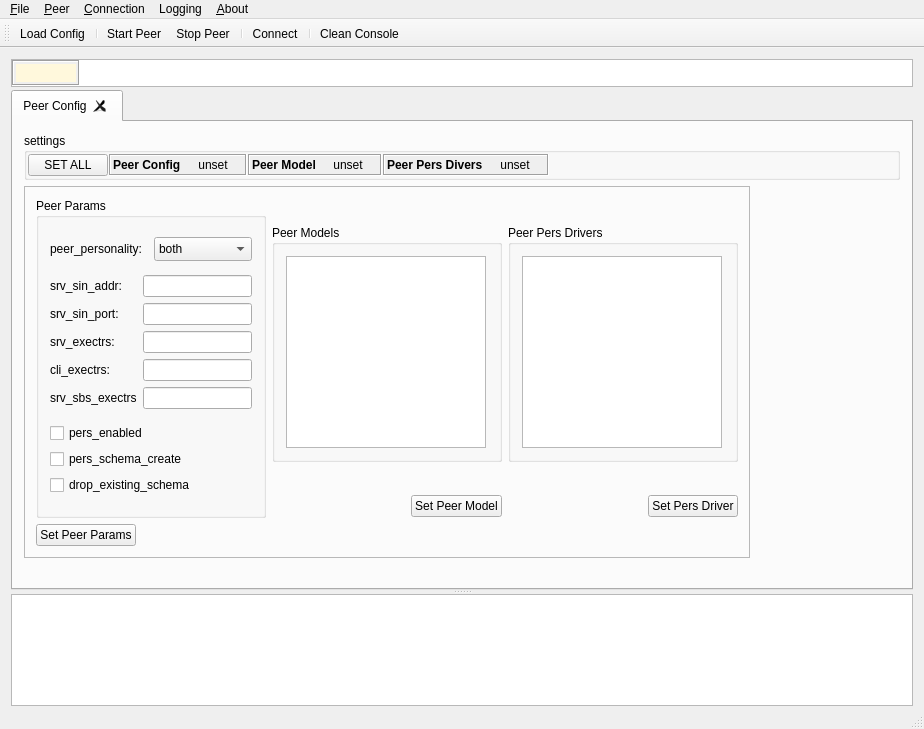
<?xml version="1.0" encoding="UTF-8"?>
<ui version="4.0">
 <class>vlg_toolkit_MainWindow</class>
 <widget class="QMainWindow" name="vlg_toolkit_MainWindow">
  <property name="geometry">
   <rect>
    <x>0</x>
    <y>0</y>
    <width>924</width>
    <height>729</height>
   </rect>
  </property>
  <property name="sizePolicy">
   <sizepolicy hsizetype="Expanding" vsizetype="Preferred">
    <horstretch>0</horstretch>
    <verstretch>0</verstretch>
   </sizepolicy>
  </property>
  <property name="windowTitle">
   <string>vlg_TOOLKIT</string>
  </property>
  <property name="windowIcon">
   <iconset resource="tkt_prj_res.qrc">
    <normaloff>:/icon/icons/settings.png</normaloff>:/icon/icons/settings.png</iconset>
  </property>
  <property name="iconSize">
   <size>
    <width>32</width>
    <height>32</height>
   </size>
  </property>
  <widget class="QWidget" name="centralWidget">
   <layout class="QVBoxLayout" name="verticalLayout_2">
    <property name="spacing">
     <number>3</number>
    </property>
    <property name="bottomMargin">
     <number>1</number>
    </property>
    <item>
     <widget class="QFrame" name="frame_2">
      <property name="frameShape">
       <enum>QFrame::StyledPanel</enum>
      </property>
      <property name="frameShadow">
       <enum>QFrame::Raised</enum>
      </property>
      <property name="lineWidth">
       <number>0</number>
      </property>
      <layout class="QHBoxLayout" name="horizontalLayout_9">
       <property name="spacing">
        <number>0</number>
       </property>
       <property name="leftMargin">
        <number>0</number>
       </property>
       <property name="topMargin">
        <number>0</number>
       </property>
       <property name="rightMargin">
        <number>0</number>
       </property>
       <property name="bottomMargin">
        <number>0</number>
       </property>
       <item>
        <widget class="QFrame" name="peer_Status">
         <property name="sizePolicy">
          <sizepolicy hsizetype="Fixed" vsizetype="Fixed">
           <horstretch>0</horstretch>
           <verstretch>0</verstretch>
          </sizepolicy>
         </property>
         <property name="autoFillBackground">
          <bool>true</bool>
         </property>
         <property name="frameShape">
          <enum>QFrame::Box</enum>
         </property>
         <property name="frameShadow">
          <enum>QFrame::Sunken</enum>
         </property>
         <layout class="QHBoxLayout" name="horizontalLayout">
          <property name="spacing">
           <number>2</number>
          </property>
          <property name="leftMargin">
           <number>2</number>
          </property>
          <property name="topMargin">
           <number>2</number>
          </property>
          <property name="rightMargin">
           <number>2</number>
          </property>
          <property name="bottomMargin">
           <number>2</number>
          </property>
          <item>
           <widget class="QLabel" name="peer_status_label_display">
            <property name="sizePolicy">
             <sizepolicy hsizetype="Fixed" vsizetype="Fixed">
              <horstretch>0</horstretch>
              <verstretch>0</verstretch>
             </sizepolicy>
            </property>
            <property name="minimumSize">
             <size>
              <width>60</width>
              <height>0</height>
             </size>
            </property>
            <property name="font">
             <font>
              <pointsize>12</pointsize>
              <weight>50</weight>
              <bold>false</bold>
             </font>
            </property>
            <property name="styleSheet">
             <string notr="true">background-color  : Cornsilk ; color : black;</string>
            </property>
            <property name="lineWidth">
             <number>0</number>
            </property>
            <property name="text">
             <string/>
            </property>
            <property name="alignment">
             <set>Qt::AlignCenter</set>
            </property>
            <property name="margin">
             <number>0</number>
            </property>
           </widget>
          </item>
         </layout>
        </widget>
       </item>
       <item>
        <widget class="QLabel" name="main_info_label">
         <property name="styleSheet">
          <string notr="true">background-color  : White  ; color : black;</string>
         </property>
         <property name="text">
          <string/>
         </property>
        </widget>
       </item>
      </layout>
     </widget>
    </item>
    <item>
     <widget class="QSplitter" name="splitter">
      <property name="orientation">
       <enum>Qt::Vertical</enum>
      </property>
      <widget class="QTabWidget" name="peer_Tab">
       <property name="minimumSize">
        <size>
         <width>0</width>
         <height>500</height>
        </size>
       </property>
       <property name="currentIndex">
        <number>0</number>
       </property>
       <property name="tabsClosable">
        <bool>true</bool>
       </property>
       <widget class="QWidget" name="peer_config">
        <attribute name="icon">
         <iconset resource="tkt_prj_res.qrc">
          <normaloff>:/icon/icons/gear-b.png</normaloff>:/icon/icons/gear-b.png</iconset>
        </attribute>
        <attribute name="title">
         <string>Peer Config</string>
        </attribute>
        <layout class="QVBoxLayout" name="verticalLayout_6">
         <item>
          <widget class="QGroupBox" name="groupBox_4">
           <property name="font">
            <font>
             <kerning>true</kerning>
            </font>
           </property>
           <property name="title">
            <string>settings</string>
           </property>
           <layout class="QHBoxLayout" name="horizontalLayout_11">
            <property name="spacing">
             <number>1</number>
            </property>
            <property name="leftMargin">
             <number>1</number>
            </property>
            <property name="topMargin">
             <number>1</number>
            </property>
            <property name="rightMargin">
             <number>1</number>
            </property>
            <property name="bottomMargin">
             <number>1</number>
            </property>
            <item>
             <widget class="QPushButton" name="set_peer_cfg_all_button">
              <property name="styleSheet">
               <string notr="true"/>
              </property>
              <property name="text">
               <string>SET ALL</string>
              </property>
              <property name="icon">
               <iconset>
                <normaloff>:/icon/icons/checkmark-circled.png</normaloff>:/icon/icons/checkmark-circled.png</iconset>
              </property>
             </widget>
            </item>
            <item>
             <widget class="QFrame" name="peer_Status_4">
              <property name="sizePolicy">
               <sizepolicy hsizetype="Fixed" vsizetype="Fixed">
                <horstretch>0</horstretch>
                <verstretch>0</verstretch>
               </sizepolicy>
              </property>
              <property name="autoFillBackground">
               <bool>true</bool>
              </property>
              <property name="frameShape">
               <enum>QFrame::Box</enum>
              </property>
              <property name="frameShadow">
               <enum>QFrame::Sunken</enum>
              </property>
              <layout class="QHBoxLayout" name="horizontalLayout_8">
               <property name="spacing">
                <number>2</number>
               </property>
               <property name="leftMargin">
                <number>2</number>
               </property>
               <property name="topMargin">
                <number>2</number>
               </property>
               <property name="rightMargin">
                <number>2</number>
               </property>
               <property name="bottomMargin">
                <number>2</number>
               </property>
               <item>
                <widget class="QLabel" name="peer_status_label_4">
                 <property name="sizePolicy">
                  <sizepolicy hsizetype="Preferred" vsizetype="Preferred">
                   <horstretch>0</horstretch>
                   <verstretch>0</verstretch>
                  </sizepolicy>
                 </property>
                 <property name="minimumSize">
                  <size>
                   <width>0</width>
                   <height>0</height>
                  </size>
                 </property>
                 <property name="font">
                  <font>
                   <weight>75</weight>
                   <bold>true</bold>
                  </font>
                 </property>
                 <property name="text">
                  <string>Peer Config</string>
                 </property>
                </widget>
               </item>
               <item>
                <widget class="QLabel" name="peer_cfg_status_label">
                 <property name="sizePolicy">
                  <sizepolicy hsizetype="Fixed" vsizetype="Fixed">
                   <horstretch>0</horstretch>
                   <verstretch>0</verstretch>
                  </sizepolicy>
                 </property>
                 <property name="minimumSize">
                  <size>
                   <width>60</width>
                   <height>0</height>
                  </size>
                 </property>
                 <property name="styleSheet">
                  <string notr="true">background-color : light grey; color : black;</string>
                 </property>
                 <property name="text">
                  <string>unset</string>
                 </property>
                 <property name="alignment">
                  <set>Qt::AlignCenter</set>
                 </property>
                 <property name="margin">
                  <number>0</number>
                 </property>
                </widget>
               </item>
              </layout>
             </widget>
            </item>
            <item>
             <widget class="QFrame" name="peer_Status_3">
              <property name="sizePolicy">
               <sizepolicy hsizetype="Fixed" vsizetype="Fixed">
                <horstretch>0</horstretch>
                <verstretch>0</verstretch>
               </sizepolicy>
              </property>
              <property name="autoFillBackground">
               <bool>true</bool>
              </property>
              <property name="frameShape">
               <enum>QFrame::Box</enum>
              </property>
              <property name="frameShadow">
               <enum>QFrame::Sunken</enum>
              </property>
              <layout class="QHBoxLayout" name="horizontalLayout_7">
               <property name="spacing">
                <number>2</number>
               </property>
               <property name="leftMargin">
                <number>2</number>
               </property>
               <property name="topMargin">
                <number>2</number>
               </property>
               <property name="rightMargin">
                <number>2</number>
               </property>
               <property name="bottomMargin">
                <number>2</number>
               </property>
               <item>
                <widget class="QLabel" name="peer_status_label_3">
                 <property name="sizePolicy">
                  <sizepolicy hsizetype="Preferred" vsizetype="Preferred">
                   <horstretch>0</horstretch>
                   <verstretch>0</verstretch>
                  </sizepolicy>
                 </property>
                 <property name="minimumSize">
                  <size>
                   <width>0</width>
                   <height>0</height>
                  </size>
                 </property>
                 <property name="font">
                  <font>
                   <weight>75</weight>
                   <bold>true</bold>
                  </font>
                 </property>
                 <property name="text">
                  <string>Peer Model</string>
                 </property>
                </widget>
               </item>
               <item>
                <widget class="QLabel" name="peer_model_label_status">
                 <property name="sizePolicy">
                  <sizepolicy hsizetype="Fixed" vsizetype="Fixed">
                   <horstretch>0</horstretch>
                   <verstretch>0</verstretch>
                  </sizepolicy>
                 </property>
                 <property name="minimumSize">
                  <size>
                   <width>60</width>
                   <height>0</height>
                  </size>
                 </property>
                 <property name="styleSheet">
                  <string notr="true">background-color : light grey; color : black;</string>
                 </property>
                 <property name="text">
                  <string>unset</string>
                 </property>
                 <property name="alignment">
                  <set>Qt::AlignCenter</set>
                 </property>
                 <property name="margin">
                  <number>0</number>
                 </property>
                </widget>
               </item>
              </layout>
             </widget>
            </item>
            <item>
             <widget class="QFrame" name="peer_Status_2">
              <property name="sizePolicy">
               <sizepolicy hsizetype="Fixed" vsizetype="Fixed">
                <horstretch>0</horstretch>
                <verstretch>0</verstretch>
               </sizepolicy>
              </property>
              <property name="autoFillBackground">
               <bool>true</bool>
              </property>
              <property name="frameShape">
               <enum>QFrame::Box</enum>
              </property>
              <property name="frameShadow">
               <enum>QFrame::Sunken</enum>
              </property>
              <layout class="QHBoxLayout" name="horizontalLayout_6">
               <property name="spacing">
                <number>2</number>
               </property>
               <property name="leftMargin">
                <number>2</number>
               </property>
               <property name="topMargin">
                <number>2</number>
               </property>
               <property name="rightMargin">
                <number>2</number>
               </property>
               <property name="bottomMargin">
                <number>2</number>
               </property>
               <item>
                <widget class="QLabel" name="peer_status_label_2">
                 <property name="sizePolicy">
                  <sizepolicy hsizetype="Preferred" vsizetype="Preferred">
                   <horstretch>0</horstretch>
                   <verstretch>0</verstretch>
                  </sizepolicy>
                 </property>
                 <property name="minimumSize">
                  <size>
                   <width>0</width>
                   <height>0</height>
                  </size>
                 </property>
                 <property name="font">
                  <font>
                   <weight>75</weight>
                   <bold>true</bold>
                  </font>
                 </property>
                 <property name="text">
                  <string>Peer Pers Divers</string>
                 </property>
                </widget>
               </item>
               <item>
                <widget class="QLabel" name="peer_pers_driv_status_label">
                 <property name="sizePolicy">
                  <sizepolicy hsizetype="Fixed" vsizetype="Fixed">
                   <horstretch>0</horstretch>
                   <verstretch>0</verstretch>
                  </sizepolicy>
                 </property>
                 <property name="minimumSize">
                  <size>
                   <width>60</width>
                   <height>0</height>
                  </size>
                 </property>
                 <property name="styleSheet">
                  <string notr="true">background-color : light grey; color : black;</string>
                 </property>
                 <property name="text">
                  <string>unset</string>
                 </property>
                 <property name="alignment">
                  <set>Qt::AlignCenter</set>
                 </property>
                 <property name="margin">
                  <number>0</number>
                 </property>
                </widget>
               </item>
              </layout>
             </widget>
            </item>
            <item>
             <spacer name="horizontalSpacer_4">
              <property name="orientation">
               <enum>Qt::Horizontal</enum>
              </property>
              <property name="sizeHint" stdset="0">
               <size>
                <width>40</width>
                <height>20</height>
               </size>
              </property>
             </spacer>
            </item>
           </layout>
          </widget>
         </item>
         <item>
          <widget class="QFrame" name="frame">
           <property name="sizePolicy">
            <sizepolicy hsizetype="Fixed" vsizetype="Expanding">
             <horstretch>0</horstretch>
             <verstretch>0</verstretch>
            </sizepolicy>
           </property>
           <property name="frameShape">
            <enum>QFrame::StyledPanel</enum>
           </property>
           <property name="frameShadow">
            <enum>QFrame::Raised</enum>
           </property>
           <layout class="QHBoxLayout" name="horizontalLayout_5">
            <item>
             <layout class="QVBoxLayout" name="verticalLayout">
              <item>
               <widget class="QGroupBox" name="groupBox">
                <property name="sizePolicy">
                 <sizepolicy hsizetype="Fixed" vsizetype="Fixed">
                  <horstretch>0</horstretch>
                  <verstretch>0</verstretch>
                 </sizepolicy>
                </property>
                <property name="minimumSize">
                 <size>
                  <width>230</width>
                  <height>320</height>
                 </size>
                </property>
                <property name="title">
                 <string>Peer Params</string>
                </property>
                <layout class="QVBoxLayout" name="verticalLayout_9">
                 <item>
                  <layout class="QHBoxLayout" name="horizontalLayout_2">
                   <item>
                    <widget class="QLabel" name="label_5">
                     <property name="text">
                      <string>peer_personality:</string>
                     </property>
                    </widget>
                   </item>
                   <item>
                    <widget class="QComboBox" name="pp_cfg_peer_personality">
                     <property name="whatsThis">
                      <string>&lt;html&gt;&lt;head/&gt;&lt;body&gt;&lt;p&gt;&lt;br/&gt;&lt;/p&gt;&lt;/body&gt;&lt;/html&gt;</string>
                     </property>
                     <property name="currentText">
                      <string>both</string>
                     </property>
                     <property name="currentIndex">
                      <number>2</number>
                     </property>
                     <property name="maxVisibleItems">
                      <number>10</number>
                     </property>
                     <property name="sizeAdjustPolicy">
                      <enum>QComboBox::AdjustToMinimumContentsLengthWithIcon</enum>
                     </property>
                     <item>
                      <property name="text">
                       <string>pure client</string>
                      </property>
                     </item>
                     <item>
                      <property name="text">
                       <string>pure server</string>
                      </property>
                     </item>
                     <item>
                      <property name="text">
                       <string>both</string>
                      </property>
                     </item>
                    </widget>
                   </item>
                  </layout>
                 </item>
                 <item>
                  <layout class="QGridLayout" name="gridLayout">
                   <item row="1" column="1">
                    <widget class="QLineEdit" name="pp_cfg_srv_sin_port"/>
                   </item>
                   <item row="0" column="1">
                    <widget class="QLineEdit" name="pp_cfg_srv_sin_addr"/>
                   </item>
                   <item row="0" column="0">
                    <widget class="QLabel" name="label_2">
                     <property name="text">
                      <string>srv_sin_addr:</string>
                     </property>
                     <property name="buddy">
                      <cstring>pp_cfg_srv_sin_addr</cstring>
                     </property>
                    </widget>
                   </item>
                   <item row="1" column="0">
                    <widget class="QLabel" name="label_3">
                     <property name="text">
                      <string>srv_sin_port:</string>
                     </property>
                     <property name="buddy">
                      <cstring>pp_cfg_srv_sin_port</cstring>
                     </property>
                    </widget>
                   </item>
                   <item row="2" column="1">
                    <widget class="QLineEdit" name="pp_cfg_srv_exectrs"/>
                   </item>
                   <item row="2" column="0">
                    <widget class="QLabel" name="label_4">
                     <property name="text">
                      <string>srv_exectrs:</string>
                     </property>
                     <property name="buddy">
                      <cstring>pp_cfg_srv_exectrs</cstring>
                     </property>
                    </widget>
                   </item>
                   <item row="3" column="1">
                    <widget class="QLineEdit" name="pp_cfg_cli_exectrs"/>
                   </item>
                   <item row="3" column="0">
                    <widget class="QLabel" name="label">
                     <property name="text">
                      <string>cli_exectrs:</string>
                     </property>
                     <property name="buddy">
                      <cstring>pp_cfg_cli_exectrs</cstring>
                     </property>
                    </widget>
                   </item>
                   <item row="4" column="0">
                    <widget class="QLabel" name="label_9">
                     <property name="text">
                      <string>srv_sbs_exectrs</string>
                     </property>
                     <property name="buddy">
                      <cstring>pp_cfg_srv_sbs_exectrs</cstring>
                     </property>
                    </widget>
                   </item>
                   <item row="4" column="1">
                    <widget class="QLineEdit" name="pp_cfg_srv_sbs_exectrs"/>
                   </item>
                  </layout>
                 </item>
                 <item>
                  <layout class="QVBoxLayout" name="verticalLayout_4">
                   <item>
                    <widget class="QCheckBox" name="pp_cfg_pers_enabled">
                     <property name="text">
                      <string>pers_enabled</string>
                     </property>
                    </widget>
                   </item>
                   <item>
                    <widget class="QCheckBox" name="pp_cfg_pers_schema_create">
                     <property name="text">
                      <string>pers_schema_create</string>
                     </property>
                    </widget>
                   </item>
                   <item>
                    <widget class="QCheckBox" name="pp_cfg_drop_existing_schema">
                     <property name="text">
                      <string>drop_existing_schema</string>
                     </property>
                    </widget>
                   </item>
                  </layout>
                 </item>
                </layout>
               </widget>
              </item>
              <item>
               <widget class="QPushButton" name="set_peer_params_button">
                <property name="sizePolicy">
                 <sizepolicy hsizetype="Fixed" vsizetype="Fixed">
                  <horstretch>0</horstretch>
                  <verstretch>0</verstretch>
                 </sizepolicy>
                </property>
                <property name="text">
                 <string>Set Peer Params</string>
                </property>
               </widget>
              </item>
             </layout>
            </item>
            <item>
             <layout class="QVBoxLayout" name="verticalLayout_3">
              <item>
               <widget class="QGroupBox" name="groupBox_2">
                <property name="sizePolicy">
                 <sizepolicy hsizetype="Fixed" vsizetype="Fixed">
                  <horstretch>0</horstretch>
                  <verstretch>0</verstretch>
                 </sizepolicy>
                </property>
                <property name="minimumSize">
                 <size>
                  <width>230</width>
                  <height>100</height>
                 </size>
                </property>
                <property name="title">
                 <string>Peer Models</string>
                </property>
                <layout class="QVBoxLayout" name="verticalLayout_7">
                 <item>
                  <widget class="QListView" name="peer_cfg_view_list_vlgmodel">
                   <property name="sizePolicy">
                    <sizepolicy hsizetype="Fixed" vsizetype="Fixed">
                     <horstretch>0</horstretch>
                     <verstretch>0</verstretch>
                    </sizepolicy>
                   </property>
                   <property name="maximumSize">
                    <size>
                     <width>200</width>
                     <height>500</height>
                    </size>
                   </property>
                  </widget>
                 </item>
                </layout>
               </widget>
              </item>
              <item>
               <layout class="QHBoxLayout" name="horizontalLayout_3">
                <item>
                 <spacer name="horizontalSpacer">
                  <property name="orientation">
                   <enum>Qt::Horizontal</enum>
                  </property>
                  <property name="sizeHint" stdset="0">
                   <size>
                    <width>40</width>
                    <height>20</height>
                   </size>
                  </property>
                 </spacer>
                </item>
                <item>
                 <widget class="QPushButton" name="update_peer_model_button">
                  <property name="sizePolicy">
                   <sizepolicy hsizetype="Fixed" vsizetype="Fixed">
                    <horstretch>0</horstretch>
                    <verstretch>0</verstretch>
                   </sizepolicy>
                  </property>
                  <property name="text">
                   <string>Set Peer Model</string>
                  </property>
                 </widget>
                </item>
               </layout>
              </item>
             </layout>
            </item>
            <item>
             <layout class="QVBoxLayout" name="verticalLayout_5">
              <item>
               <widget class="QGroupBox" name="groupBox_3">
                <property name="sizePolicy">
                 <sizepolicy hsizetype="Fixed" vsizetype="Fixed">
                  <horstretch>0</horstretch>
                  <verstretch>0</verstretch>
                 </sizepolicy>
                </property>
                <property name="minimumSize">
                 <size>
                  <width>230</width>
                  <height>100</height>
                 </size>
                </property>
                <property name="title">
                 <string>Peer Pers Drivers</string>
                </property>
                <layout class="QVBoxLayout" name="verticalLayout_8">
                 <item>
                  <widget class="QListView" name="peer_cfg_view_list_vlgpersdriv">
                   <property name="sizePolicy">
                    <sizepolicy hsizetype="Fixed" vsizetype="Fixed">
                     <horstretch>0</horstretch>
                     <verstretch>0</verstretch>
                    </sizepolicy>
                   </property>
                   <property name="maximumSize">
                    <size>
                     <width>200</width>
                     <height>500</height>
                    </size>
                   </property>
                  </widget>
                 </item>
                </layout>
               </widget>
              </item>
              <item>
               <layout class="QHBoxLayout" name="horizontalLayout_4">
                <item>
                 <spacer name="horizontalSpacer_2">
                  <property name="orientation">
                   <enum>Qt::Horizontal</enum>
                  </property>
                  <property name="sizeHint" stdset="0">
                   <size>
                    <width>40</width>
                    <height>20</height>
                   </size>
                  </property>
                 </spacer>
                </item>
                <item>
                 <widget class="QPushButton" name="set_pers_driver_button">
                  <property name="sizePolicy">
                   <sizepolicy hsizetype="Fixed" vsizetype="Fixed">
                    <horstretch>0</horstretch>
                    <verstretch>0</verstretch>
                   </sizepolicy>
                  </property>
                  <property name="text">
                   <string>Set Pers Driver</string>
                  </property>
                 </widget>
                </item>
               </layout>
              </item>
             </layout>
            </item>
           </layout>
          </widget>
         </item>
         <item>
          <spacer name="verticalSpacer">
           <property name="orientation">
            <enum>Qt::Vertical</enum>
           </property>
           <property name="sizeHint" stdset="0">
            <size>
             <width>20</width>
             <height>40</height>
            </size>
           </property>
          </spacer>
         </item>
        </layout>
       </widget>
      </widget>
      <widget class="QPlainTextEdit" name="logr_apnd_plainTextEdit">
       <property name="font">
        <font>
         <family>Lucida Console</family>
         <pointsize>8</pointsize>
         <stylestrategy>NoAntialias</stylestrategy>
        </font>
       </property>
       <property name="styleSheet">
        <string notr="true"/>
       </property>
       <property name="lineWidth">
        <number>0</number>
       </property>
       <property name="readOnly">
        <bool>true</bool>
       </property>
       <property name="maximumBlockCount">
        <number>-1</number>
       </property>
       <property name="centerOnScroll">
        <bool>false</bool>
       </property>
      </widget>
     </widget>
    </item>
   </layout>
  </widget>
  <widget class="QMenuBar" name="menuBar">
   <property name="geometry">
    <rect>
     <x>0</x>
     <y>0</y>
     <width>924</width>
     <height>20</height>
    </rect>
   </property>
   <widget class="QMenu" name="menu_File">
    <property name="geometry">
     <rect>
      <x>339</x>
      <y>100</y>
      <width>172</width>
      <height>94</height>
     </rect>
    </property>
    <property name="title">
     <string>&amp;File</string>
    </property>
    <addaction name="action_Load_Config"/>
    <addaction name="separator"/>
    <addaction name="action_Exit"/>
   </widget>
   <widget class="QMenu" name="menuConnection">
    <property name="title">
     <string>&amp;Connection</string>
    </property>
    <addaction name="separator"/>
    <addaction name="actionConnect"/>
   </widget>
   <widget class="QMenu" name="menuAbout">
    <property name="title">
     <string>&amp;About</string>
    </property>
   </widget>
   <widget class="QMenu" name="menuPeer">
    <property name="title">
     <string>&amp;Peer</string>
    </property>
    <addaction name="separator"/>
    <addaction name="action_Start_Peer"/>
    <addaction name="action_Stop_Peer"/>
   </widget>
   <widget class="QMenu" name="menuLog">
    <property name="title">
     <string>Logging</string>
    </property>
    <addaction name="actionTrace"/>
    <addaction name="actionDebug"/>
    <addaction name="actionInfo"/>
    <addaction name="actionWarning"/>
    <addaction name="actionError"/>
    <addaction name="actionCritical"/>
    <addaction name="separator"/>
    <addaction name="actionClean_Console"/>
   </widget>
   <addaction name="menu_File"/>
   <addaction name="menuPeer"/>
   <addaction name="menuConnection"/>
   <addaction name="menuLog"/>
   <addaction name="menuAbout"/>
  </widget>
  <widget class="QToolBar" name="mainToolBar">
   <attribute name="toolBarArea">
    <enum>TopToolBarArea</enum>
   </attribute>
   <attribute name="toolBarBreak">
    <bool>false</bool>
   </attribute>
   <addaction name="action_Load_Config"/>
   <addaction name="separator"/>
   <addaction name="action_Start_Peer"/>
   <addaction name="action_Stop_Peer"/>
   <addaction name="separator"/>
   <addaction name="actionConnect"/>
   <addaction name="separator"/>
   <addaction name="actionClean_Console"/>
  </widget>
  <widget class="QStatusBar" name="statusBar"/>
  <action name="action_Load_Config">
   <property name="icon">
    <iconset resource="tkt_prj_res.qrc">
     <normaloff>:/icon/icons/gear-b.png</normaloff>:/icon/icons/gear-b.png</iconset>
   </property>
   <property name="text">
    <string>&amp;Load Config</string>
   </property>
  </action>
  <action name="action_Exit">
   <property name="icon">
    <iconset resource="tkt_prj_res.qrc">
     <normaloff>:/icon/icons/log-out.png</normaloff>:/icon/icons/log-out.png</iconset>
   </property>
   <property name="text">
    <string>&amp;Exit</string>
   </property>
  </action>
  <action name="actionConnect">
   <property name="icon">
    <iconset resource="tkt_prj_res.qrc">
     <normaloff>:/icon/icons/flash.png</normaloff>:/icon/icons/flash.png</iconset>
   </property>
   <property name="text">
    <string>&amp;Connect</string>
   </property>
   <property name="statusTip">
    <string>Connect to peer</string>
   </property>
  </action>
  <action name="action_Start_Peer">
   <property name="icon">
    <iconset resource="tkt_prj_res.qrc">
     <normaloff>:/icon/icons/play.png</normaloff>:/icon/icons/play.png</iconset>
   </property>
   <property name="text">
    <string>&amp;Start Peer</string>
   </property>
  </action>
  <action name="action_Stop_Peer">
   <property name="icon">
    <iconset resource="tkt_prj_res.qrc">
     <normaloff>:/icon/icons/stop.png</normaloff>:/icon/icons/stop.png</iconset>
   </property>
   <property name="text">
    <string>S&amp;top Peer</string>
   </property>
  </action>
  <action name="actionTrace">
   <property name="text">
    <string>Trace</string>
   </property>
  </action>
  <action name="actionDebug">
   <property name="text">
    <string>Debug</string>
   </property>
  </action>
  <action name="actionInfo">
   <property name="text">
    <string>Info</string>
   </property>
  </action>
  <action name="actionWarning">
   <property name="text">
    <string>Warning</string>
   </property>
  </action>
  <action name="actionError">
   <property name="text">
    <string>Error</string>
   </property>
  </action>
  <action name="actionCritical">
   <property name="text">
    <string>Critical</string>
   </property>
  </action>
  <action name="actionFatal">
   <property name="text">
    <string>Fatal</string>
   </property>
  </action>
  <action name="actionClean_Console">
   <property name="icon">
    <iconset resource="tkt_prj_res.qrc">
     <normaloff>:/icon/icons/trash-b.png</normaloff>:/icon/icons/trash-b.png</iconset>
   </property>
   <property name="text">
    <string>Clean Console</string>
   </property>
  </action>
  <action name="actionLow">
   <property name="text">
    <string>Low</string>
   </property>
  </action>
 </widget>
 <layoutdefault spacing="6" margin="11"/>
 <resources>
  <include location="tkt_prj_res.qrc"/>
 </resources>
 <connections/>
</ui>
